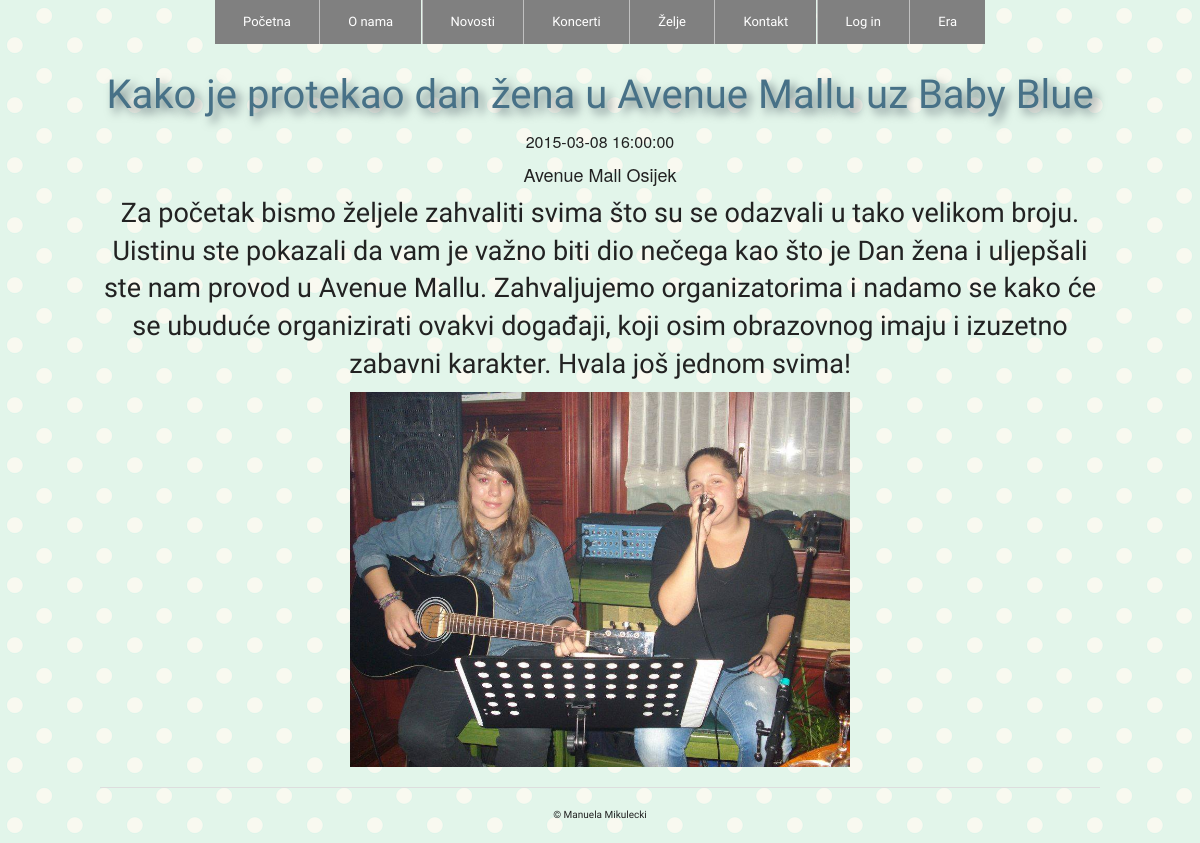
Screenshot of /opsirnijekoncerti.php?sifra=1 with the database file from the repository.
### tables this page shows
create table koncert(
sifra int not null primary key auto_increment,
naziv varchar (200) not null,
datum datetime not null,
mjesto varchar (50) not null,
opis varchar (5000) not null,
operater int);

create table slika(
sifra int not null primary key auto_increment,
putanja varchar (100) not null,
koncert int);

### opsirnijekoncerti.php (the view, shortened to what this page needs)
<?php include_once 'head.php'; ?>
<body>
<?php include_once 'zaglavlje.php'; ?>
<div class="row">
      <?php
        $izraz = $veza -> prepare("select * from koncert where sifra=:sifra");
        $izraz -> execute(array(":sifra" => $_GET['sifra']));
        $rezultati = $izraz -> fetch(PDO::FETCH_OBJ);
      ?>
      <div class="large-12 columns">
        <div class="sve">
        <h4 class="sjena"><?php echo $rezultati->naziv ?></h4>
        <h6><?php echo $rezultati->datum ?></h6>
        <h5><?php echo $rezultati->mjesto ?><h5>
        <h3 class="opis"><?php echo $rezultati->opis ?></h3>
      </div>
</div>
      <?php
         $koncert = $veza->prepare("SELECT * FROM slika WHERE koncert=:sifra");
         $koncert->execute(array(":sifra" => $_GET['sifra']));
        $slike = $koncert->fetchAll(PDO::FETCH_OBJ);
        foreach($slike as $slika):?>
        <img class="slika" width="500" height="500" src="<?php echo $slika->putanja; ?>">
<?php
endforeach;
?>
    </div>
<?php include_once 'podnozje.php'; ?>
<?php include_once 'podnozje.php'; ?>
</body>
</html>

### css/stil1.css (style rules this page uses)
body { background-image: url('../pozadina1.png'); }
h4 { font-family: 'Open Sans Condensed', sans-serif; font-size: 40px; color:#477187; }
.sve { text-align: center; }
.sjena { text-shadow:5px 5px 10px #6C7B7F; }
.opis { font-family: 'PT Sans Narrow', sans-serif; }
img { display: block; margin-left: auto; margin-right: auto; }

### rows the page displays
koncert: naziv "Kako je protekao dan žena u Avenue Mallu uz Baby Blue", datum "2015-03-08 16:00:00", mjesto "Avenue Mall Osijek", opis "Za početak bismo željele zahvaliti svima što su se odazvali u tako velikom broju. Uistinu ste pokazali da vam je važno biti dio nečega kao što je Dan žena i uljepšali ste nam provod u Avenue Mallu. Zahvaljujemo organizatorima i nadamo se kako će se ubuduće organizirati ovakvi događaji, koji osim obrazovnog imaju i izuzetno zabavni karakter. Hvala još jednom svima!"
slika: putanja (picture)
